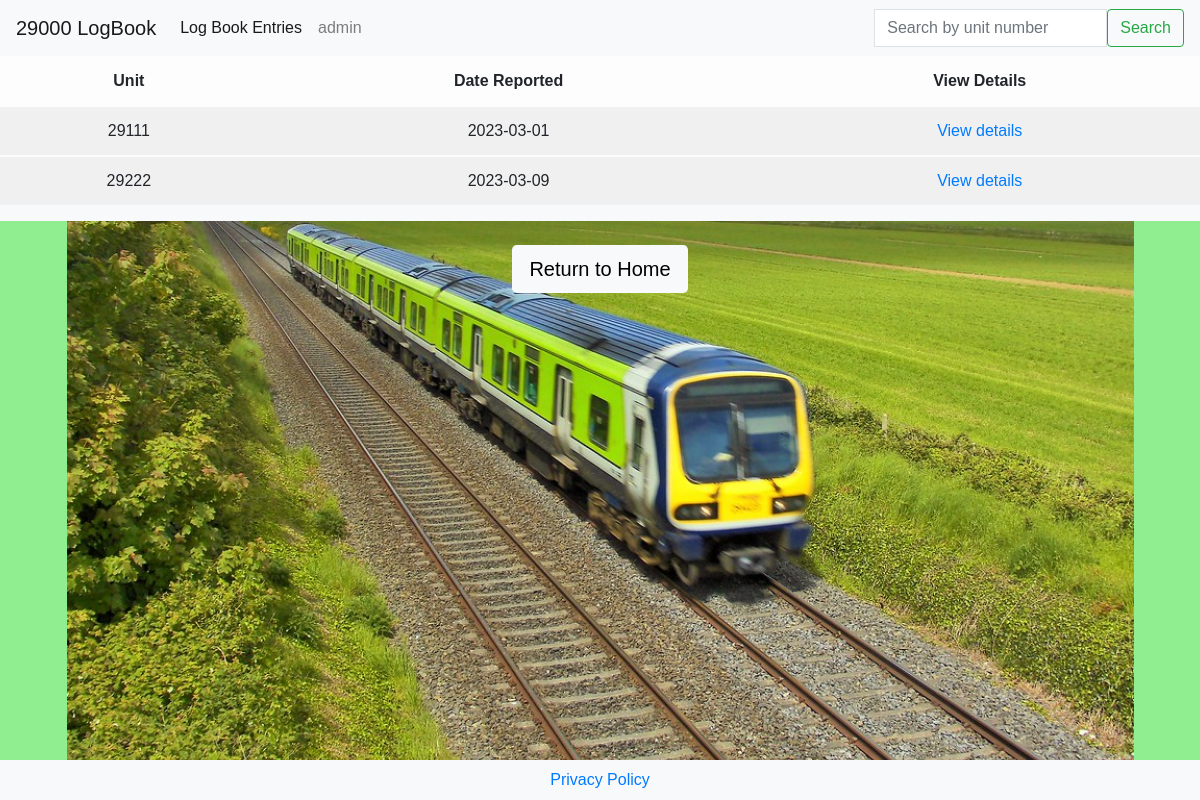
The app's page /open_reports.html, older data.
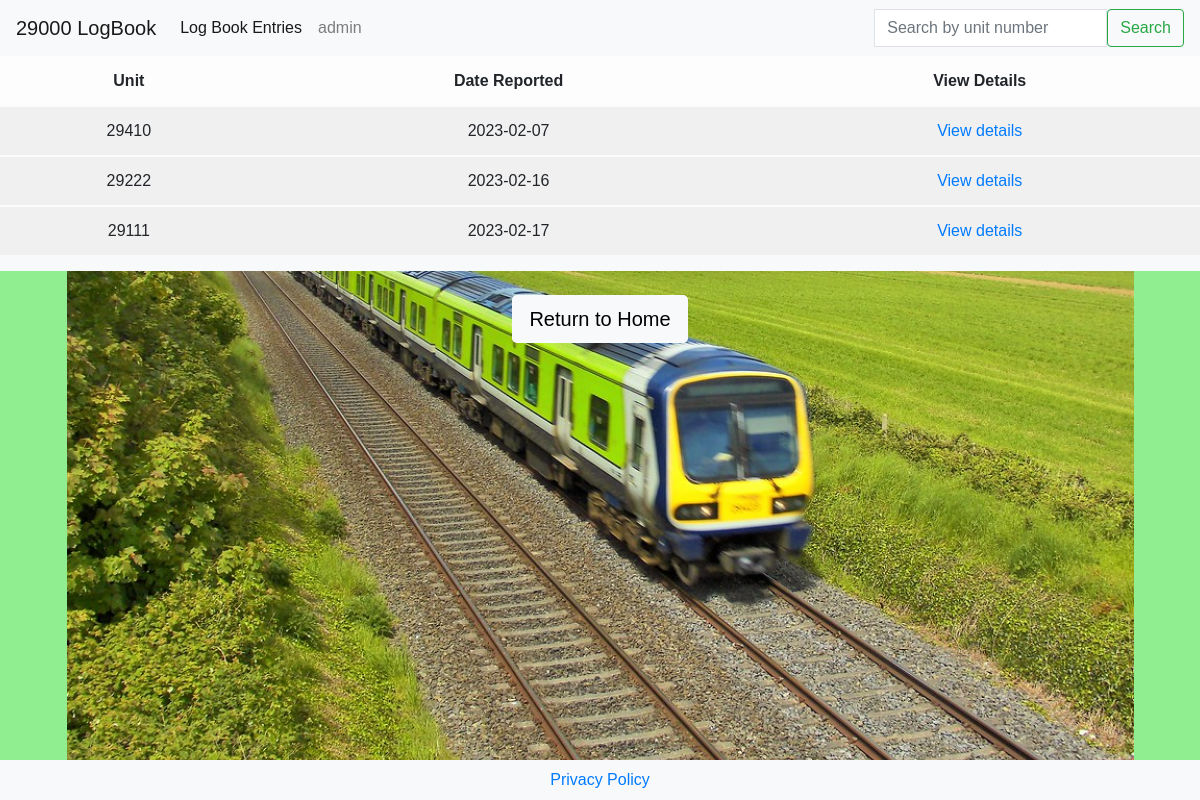
The same page, newer data.
### report/models.py (models this page shows, shortened)
class Logbook_report(models.Model):
    Grade = models.CharField(max_length=25, default='Driver')
    driver_name = models.CharField(max_length=50)
    driver_email = models.EmailField(blank=True)  # blank =  make optional
    unit = models.IntegerField(default=29)
    location_at_time_of_fault = models.TextField(max_length=60)
    time_of_fault = models.TimeField(null=True, blank=True)
    date_of_fault = models.TextField()
    details_of_defect = models.TextField()
    report_read = models.BooleanField(default=False)
    work_order_created = models.BooleanField(default=False)
    driver_responded_to = models.BooleanField(default=False)
    work_order_closed = models.BooleanField(default=False)
    work_order_number = models.IntegerField(null=True)
    Depot_feedback = models.TextField(max_length=300, default='Copy SAP longtext here')
    class Meta:
        ordering = ['date_of_fault']

### report/views.py (the view, shortened to what this page needs)
# urls.py: path('open_reports.html', views.reports_list, name='reports_list'),
def reports_list(request):
    reports = Logbook_report.objects.filter(report_read=True)
    query = None
    categories = None
    sort = None
    direction = None
    current_sorting = f'{sort}_{direction}'
    context = {
        'reports': reports,
        'search_term': query,
        'current_sorting': current_sorting,
    }
    return render(request, 'open_reports.html', context)

### report/templates/open_reports.html
{% extends "base.html" %}
{% load static %}
{% load crispy_forms_tags%}
{% block content %}
<div class="table-align bg-light">
        <table class="text-align table table-striped table-light">
            <thead>
              <tr>
                <th scope="col">Unit</th>
                <th scope="col">Date Reported</th>
                <th scope="col">View Details</th>
              </tr>
            </thead>
             {% for report in reports %}
            <tbody>
              <tr>
                <td>{{ report.unit }}</td>
                <td>{{ report.date_of_fault }}</td>
                <td><a href="{% url 'report_detail' report.id %}">View details</a></td>
              </tr>
              {% empty %}
                <h3 class="text-align bg-dark text-white">There are no open work orders from reports to display at the moment.</h3>
              {% endfor %}
            </tbody>
          </table>
</div>
<div class="back-btn text-align">
  <a class=" bg-light btn btn-signup btn-lg" href="/">Return to Home</a>
</div>
{% endblock %}

### templates/base.html (shortened to what this page needs)
{% load static %}
<!DOCTYPE html>
<html>
<head>
  <link rel="stylesheet" href="https://cdn.jsdelivr.net/npm/bootstrap@4.4.1/dist/css/bootstrap.min.css"
>
  <link rel="stylesheet" href="https://cdn.jsdelivr.net/npm/bootstrap@4.4.1/dist/css/bootstrap.min.css"
>
  <link rel="stylesheet" href="{% static 'css/style.css' %}">
</head>
<body>
  <nav class="navbar navbar-expand-lg navbar-light bg-light">
    <a class="navbar-brand" href="/">29000 LogBook</a>
    <div class="collapse navbar-collapse" id="navbarSupportedContent">
      <ul class="navbar-nav mr-auto">
        <li class="nav-item active">
          <a class="nav-link" href="{% url 'reports_list' %}">Log Book Entries</a>
        </li>
        <li class="nav-item">
          <a class="nav-link" href="https://8000-paulfitzpat-29000logboo-woxrfhynj1a.ws-eu87.gitpod.io/admin/">admin</a>
        </li>
      </ul>
      <form method="GET" action="{% url 'reports_list' %}" class="form-inline my-2 my-lg-0">
        <input class="form-control border border-black rounded-0"
          oninput="javascript: if (this.value.length > this.maxLength) this.value = this.value.slice(0, this.maxLength);"
          type="number" maxlength="5" name="q" placeholder="Search by unit number">
        <button class="btn btn-outline-success my-2 my-sm-0" type="submit">Search</button>
      </form>
    </div>
  </nav>
  {% block content %}
  {% endblock %}
  <footer class="py-2 page-footer font-small darken-3 bg-light footer mt-auto ">
            <div class="text-center"><a href="https://www.freeprivacypolicy.com/live/ecb7e606-710f-452a-9dd6-9513b47914c1" target="_blank">Privacy Policy</a></div>
          </footer>
</body>
</html>

### static/css/style.css (style rules this page uses)
body { background: lightgreen url("/media/29000\ _image.jpg") no-repeat center center; background-size: auto 100%; padding:0; margin:0; height:100%; font-family: 'Maven Pro', sans-serif; min-height: 100vh; display: flex; flex-direction: column; margin: 0; }
footer { margin-top: 5%; width: 100%; }
.text-align { text-align: center; }
input, textarea { border-radius: 5px }
.btn-signup { background-color:#F5F5F5; color:black; margin: 2%; }
div { margin: 0px; margin: 0; padding: 0; }
.back-btn { padding: 0; }

Row changes from the older to the newer data that the page shows:
removed Logbook_report: unit "29111", date_of_fault "2023-03-01"
removed Logbook_report: unit "29222", date_of_fault "2023-03-09"
added Logbook_report: unit "29410", date_of_fault "2023-02-07"
added Logbook_report: unit "29222", date_of_fault "2023-02-16"
added Logbook_report: unit "29111", date_of_fault "2023-02-17"
